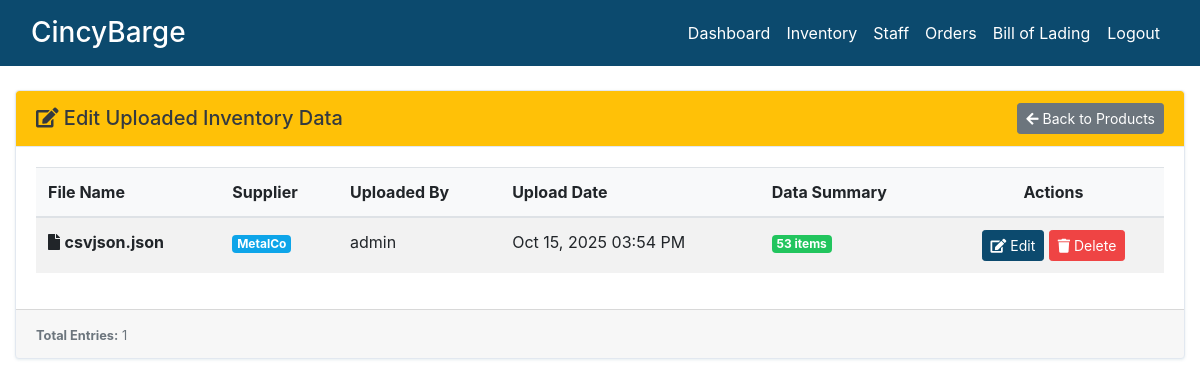
Screenshot of /raw-data/edit/ (signed in) with the database file from the repository.
### dashboard/models.py (models this page shows, shortened)
class RawProductData(models.Model):
    supplier = models.ForeignKey(
        Supplier, on_delete=models.CASCADE, related_name="raw_data"
    )
    data = models.JSONField(help_text="Unstructured product data stored as JSON")
    uploaded_at = models.DateTimeField(auto_now_add=True)
    uploaded_by = models.ForeignKey(
        User, on_delete=models.SET_NULL, null=True, blank=True
    )
    file_name = models.CharField(max_length=255, blank=True)
    class Meta:
        verbose_name_plural = "Raw Product Data"
        ordering = ["-uploaded_at"]

class Supplier(models.Model):
    name = models.CharField(max_length=100)

### dashboard/views.py (the view)
# urls.py: path("raw-data/edit/", views.raw_data_edit_list, name="raw-data-edit-list"),
@login_required
def raw_data_edit_list(request):
    raw_data_entries = (
        RawProductData.objects.select_related("supplier", "uploaded_by")
        .all()
        .order_by("-uploaded_at")
    )
    context = {
        "raw_data_entries": raw_data_entries,
    }
    return render(request, "dashboard/raw_data_edit_list.html", context)

### templates/dashboard/raw_data_edit_list.html (shortened to what this page needs)
{% extends 'partials/base.html' %}
{% block content %}
{% include 'partials/topnav.html' %}
<div class="container-fluid">
    <div class="row my-4">
        <div class="col-12">
            <div class="card">
                <div class="card-header bg-warning text-dark d-flex justify-content-between align-items-center">
                    <h5 class="mb-0"><i class="fas fa-edit"></i> Edit Uploaded Inventory Data</h5>
                    <a href="{% url 'dashboard-product' %}" class="btn btn-sm btn-secondary">
                        <i class="fas fa-arrow-left"></i> Back to Products
                    </a>
                </div>
                <div class="card-body">
                    {% if raw_data_entries %}
                        <div class="table-responsive">
                            <table class="table table-striped table-hover">
                                <thead class="bg-light">
                                    <tr>
                                        <th>File Name</th>
                                        <th>Supplier</th>
                                        <th>Uploaded By</th>
                                        <th>Upload Date</th>
                                        <th>Data Summary</th>
                                        <th class="text-center">Actions</th>
                                    </tr>
                                </thead>
                                <tbody>
                                    {% for entry in raw_data_entries %}
                                    <tr>
                                        <td>
                                            <i class="fas fa-file"></i>
                                            <strong>{{ entry.file_name }}</strong>
                                        </td>
                                        <td>
                                            <span class="badge badge-info">{{ entry.supplier.name }}</span>
                                        </td>
                                        <td>{{ entry.uploaded_by.username }}</td>
                                        <td>{{ entry.uploaded_at|date:"M d, Y h:i A" }}</td>
                                        <td>
                                            {% if entry.data.total_rows %}
                                                <span class="badge badge-success">{{ entry.data.total_rows }} rows</span>
                                            {% elif entry.data|length > 0 %}
                                                <span class="badge badge-success">{{ entry.data|length }} items</span>
                                            {% else %}
                                                <span class="badge badge-secondary">Data available</span>
                                            {% endif %}
                                        </td>
                                        <td class="text-center">
                                            <a href="{% url 'raw-data-edit' entry.pk %}"
                                               class="btn btn-sm btn-primary"
                                               title="Edit">
                                                <i class="fas fa-edit"></i> Edit
                                            </a>
                                            <button type="button"
                                                    class="btn btn-sm btn-danger"
                                                    data-toggle="modal"
                                                    data-target="#deleteModal{{ entry.pk }}"
                                                    title="Delete">
                                                <i class="fas fa-trash"></i> Delete
                                            </button>
                                        </td>
                                    </tr>
                                    {% endfor %}
                                </tbody>
                            </table>
                        </div>
                    {% else %}
                        <div class="alert alert-info">
                            <i class="fas fa-info-circle"></i> No data entries found. Upload some data first from the Products page.
                        </div>
                    {% endif %}
                </div>
                <div class="card-footer text-muted">
                    <small>
                        <strong>Total Entries:</strong> {{ raw_data_entries|length }}
                    </small>
                </div>
            </div>
        </div>
    </div>
</div>
{% endblock %}

### static/style.css (style rules this page uses)
:root { --color-primary: #0C4A6E; --color-secondary: #0EA5E9; --color-accent: #38BDF8; --color-background: #F0F9FF; --color-surface: #FFFFFF; --color-text-primary: #0F172A; --color-text-secondary: #475569; --color-success: #22C55E; --color-warning: #F59E0B; --color-error: #EF4444; --color-primary-hover: #083344; --color-secondary-hover: #0284c7; }
body { background: #F0F9FF; color: #0F172A; }
.badge-info, .badge.bg-info, .badge.badge-info { background-color: #0EA5E9 !important; color: #FFFFFF !important; }
.bg-warning { background-color: #F59E0B !important; }
.badge-success, .badge.bg-success { background-color: #22C55E !important; }
.card { border-color: #E2E8F0 !important; box-shadow: 0 1px 3px rgba(12, 74, 110, 0.1) !important; }
.card-header { background-color: #FFFFFF !important; border-bottom-color: #E2E8F0 !important; color: #0F172A !important; }
a { color: #0EA5E9 !important; text-decoration: none; }
a.btn { color: #FFFFFF !important; }
.btn-primary, a.btn-primary { background-color: #0C4A6E !important; border-color: #0C4A6E !important; color: #FFFFFF !important; }
.btn-danger, a.btn-danger { background-color: #EF4444 !important; border-color: #EF4444 !important; color: #FFFFFF !important; }

### templates/partials/topnav.html (style rules this page uses)
body { overflow-x: hidden; }
.card { word-wrap: break-word; overflow-x: auto; }

### rows the page displays
RawProductData: file_name "csvjson.json", supplier.name "MetalCo", uploaded_by.username "admin", uploaded_at "Oct 15, 2025 03:54 PM", data|length "53"

### other values shown
{{ raw_data_entries|length }} "1"
